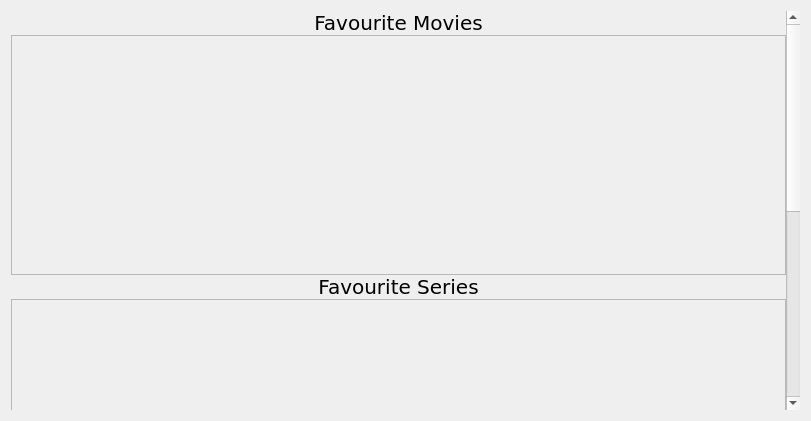
<?xml version="1.0" encoding="UTF-8"?>
<ui version="4.0">
 <class>favourite</class>
 <widget class="QWidget" name="favourite">
  <property name="geometry">
   <rect>
    <x>0</x>
    <y>0</y>
    <width>811</width>
    <height>421</height>
   </rect>
  </property>
  <property name="windowTitle">
   <string>Form</string>
  </property>
  <layout class="QHBoxLayout" name="horizontalLayout">
   <item>
    <widget class="QScrollArea" name="scrollArea">
     <property name="frameShape">
      <enum>QFrame::NoFrame</enum>
     </property>
     <property name="widgetResizable">
      <bool>true</bool>
     </property>
     <widget class="QWidget" name="scrollAreaWidgetContents">
      <property name="geometry">
       <rect>
        <x>0</x>
        <y>0</y>
        <width>779</width>
        <height>824</height>
       </rect>
      </property>
      <layout class="QVBoxLayout" name="verticalLayout_3">
       <property name="spacing">
        <number>0</number>
       </property>
       <property name="leftMargin">
        <number>0</number>
       </property>
       <property name="topMargin">
        <number>0</number>
       </property>
       <property name="rightMargin">
        <number>0</number>
       </property>
       <property name="bottomMargin">
        <number>0</number>
       </property>
       <item>
        <layout class="QVBoxLayout" name="FavouritesContent">
         <item>
          <widget class="QLabel" name="label_4">
           <property name="font">
            <font>
             <family>DejaVu Sans</family>
             <pointsize>15</pointsize>
            </font>
           </property>
           <property name="text">
            <string>&lt;html&gt;&lt;head/&gt;&lt;body&gt;&lt;p align=&quot;center&quot;&gt;Favourite Movies&lt;/p&gt;&lt;/body&gt;&lt;/html&gt;</string>
           </property>
          </widget>
         </item>
         <item>
          <widget class="QScrollArea" name="scrollArea_2">
           <property name="sizePolicy">
            <sizepolicy hsizetype="Expanding" vsizetype="Maximum">
             <horstretch>0</horstretch>
             <verstretch>0</verstretch>
            </sizepolicy>
           </property>
           <property name="minimumSize">
            <size>
             <width>0</width>
             <height>240</height>
            </size>
           </property>
           <property name="widgetResizable">
            <bool>true</bool>
           </property>
           <widget class="QWidget" name="fav_movie_scroll_cnt">
            <property name="geometry">
             <rect>
              <x>0</x>
              <y>0</y>
              <width>775</width>
              <height>238</height>
             </rect>
            </property>
            <layout class="QHBoxLayout" name="horizontalLayout_6">
             <property name="spacing">
              <number>0</number>
             </property>
             <property name="leftMargin">
              <number>0</number>
             </property>
             <property name="topMargin">
              <number>0</number>
             </property>
             <property name="rightMargin">
              <number>0</number>
             </property>
             <property name="bottomMargin">
              <number>0</number>
             </property>
             <item>
              <layout class="QHBoxLayout" name="fav_movie_scroll"/>
             </item>
            </layout>
           </widget>
          </widget>
         </item>
         <item>
          <widget class="QLabel" name="label_5">
           <property name="font">
            <font>
             <family>DejaVu Sans</family>
             <pointsize>15</pointsize>
            </font>
           </property>
           <property name="text">
            <string>&lt;html&gt;&lt;head/&gt;&lt;body&gt;&lt;p align=&quot;center&quot;&gt;Favourite Series&lt;/p&gt;&lt;/body&gt;&lt;/html&gt;</string>
           </property>
          </widget>
         </item>
         <item>
          <widget class="QScrollArea" name="scrollArea_3">
           <property name="sizePolicy">
            <sizepolicy hsizetype="Expanding" vsizetype="Maximum">
             <horstretch>0</horstretch>
             <verstretch>0</verstretch>
            </sizepolicy>
           </property>
           <property name="minimumSize">
            <size>
             <width>0</width>
             <height>240</height>
            </size>
           </property>
           <property name="widgetResizable">
            <bool>true</bool>
           </property>
           <widget class="QWidget" name="fav_serie_scroll_cnt">
            <property name="geometry">
             <rect>
              <x>0</x>
              <y>0</y>
              <width>775</width>
              <height>238</height>
             </rect>
            </property>
            <layout class="QHBoxLayout" name="horizontalLayout_9">
             <property name="spacing">
              <number>0</number>
             </property>
             <property name="leftMargin">
              <number>0</number>
             </property>
             <property name="topMargin">
              <number>0</number>
             </property>
             <property name="rightMargin">
              <number>0</number>
             </property>
             <property name="bottomMargin">
              <number>0</number>
             </property>
             <item>
              <layout class="QHBoxLayout" name="fav_serie_scroll"/>
             </item>
            </layout>
           </widget>
          </widget>
         </item>
         <item>
          <widget class="QLabel" name="label_6">
           <property name="font">
            <font>
             <family>DejaVu Sans</family>
             <pointsize>15</pointsize>
            </font>
           </property>
           <property name="text">
            <string>&lt;html&gt;&lt;head/&gt;&lt;body&gt;&lt;p align=&quot;center&quot;&gt;Favourite Musics&lt;/p&gt;&lt;/body&gt;&lt;/html&gt;</string>
           </property>
          </widget>
         </item>
         <item>
          <widget class="QScrollArea" name="scrollArea_4">
           <property name="sizePolicy">
            <sizepolicy hsizetype="Expanding" vsizetype="Maximum">
             <horstretch>0</horstretch>
             <verstretch>0</verstretch>
            </sizepolicy>
           </property>
           <property name="minimumSize">
            <size>
             <width>0</width>
             <height>240</height>
            </size>
           </property>
           <property name="widgetResizable">
            <bool>true</bool>
           </property>
           <widget class="QWidget" name="fav_music_scroll_cnt">
            <property name="geometry">
             <rect>
              <x>0</x>
              <y>0</y>
              <width>775</width>
              <height>238</height>
             </rect>
            </property>
            <layout class="QHBoxLayout" name="horizontalLayout_11">
             <property name="spacing">
              <number>0</number>
             </property>
             <property name="leftMargin">
              <number>0</number>
             </property>
             <property name="topMargin">
              <number>0</number>
             </property>
             <property name="rightMargin">
              <number>0</number>
             </property>
             <property name="bottomMargin">
              <number>0</number>
             </property>
             <item>
              <layout class="QHBoxLayout" name="fav_music_scroll"/>
             </item>
            </layout>
           </widget>
          </widget>
         </item>
        </layout>
       </item>
      </layout>
     </widget>
    </widget>
   </item>
  </layout>
 </widget>
 <resources/>
 <connections/>
</ui>
